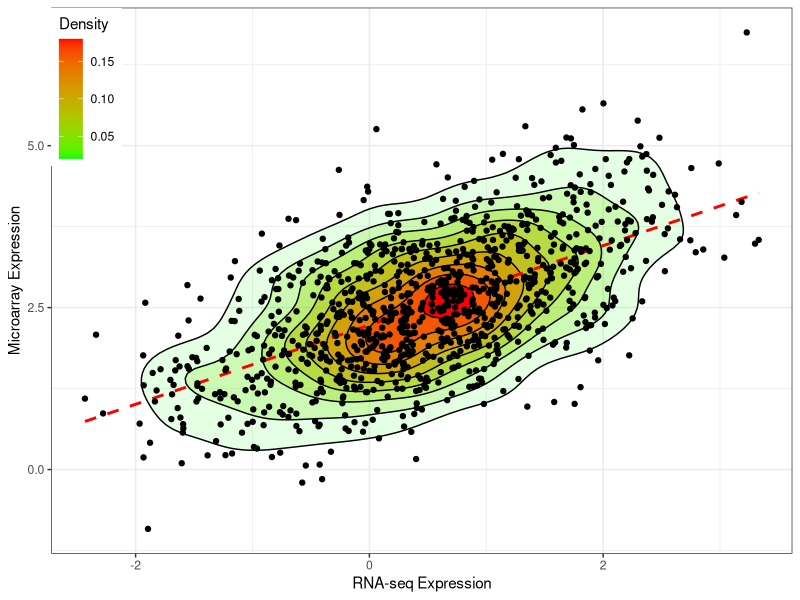

R code for this plot:

library(MASS)
library(ggplot2)
n <- 1000
x <- mvrnorm(n, mu=c(.5,2.5), Sigma=matrix(c(1,.6,.6,1), ncol=2))
df = data.frame(x); colnames(df) = c("x","y")

commonTheme = list(labs(color="Density",fill="Density",
                        x="RNA-seq Expression",
                        y="Microarray Expression"),
                   theme_bw(),
                   theme(legend.position=c(0,1),
                         legend.justification=c(0,1)))
ggplot(data=df,aes(x,y)) + 
  stat_density2d(aes(fill=..level..,alpha=..level..),geom='polygon',colour='black') + 
  scale_fill_continuous(low="green",high="red") +
  geom_smooth(method=lm,linetype=2,colour="red",se=F) + 
  guides(alpha="none") +
  geom_point() + commonTheme


